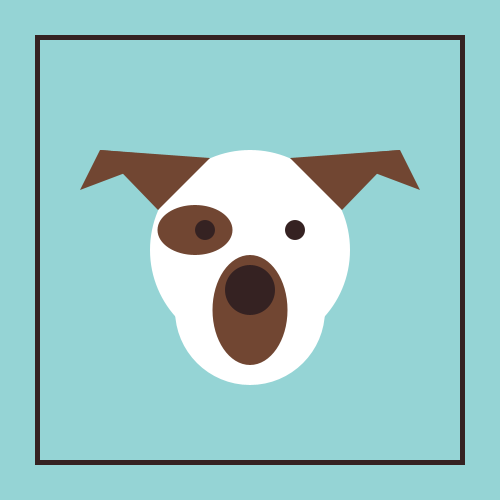
Frame 1 (no input)
Frame 60 (the mouse pressed at the canvas centre just before this capture): identical to frame 1, image omitted
Frame 120 (the mouse held since frame 60 and released just before this capture): identical to frame 1, image omitted

The Processing sketch that drew this single still picture (run headless with seeded random() and noise(); from frame 60 on, the mouse is pressed at the canvas centre):

// Processing sketch: live_coding_day_1_Champion_Variables
// ── live_coding_day_1_Champion_Variables.pde

// bootcamp 2015 Day 1 Live Coding Project
// created by Lucy Bonner! Yay!
// Part Two: Champion with Variables!

color lightBrown, darkBrown, blue;

int middleX, middleY;

void setup() {
  
  size(500, 500);
  
  middleX = width/2;
  middleY = height/2;
  
  lightBrown = color(113, 70, 50);
  darkBrown = color(53, 34, 34);
  blue = color(149, 212, 213);
  
  smooth();
  
}

void draw() {
  
  background(blue);
  
  // 7. frame
  
  rectMode(CENTER);
  stroke(darkBrown);
  strokeWeight(5);
  noFill();
  rect(middleX, middleY, 425, 425);
  
  
  // 1.head
  
  noStroke();
  fill(255);
  ellipse(middleX, middleY, 200, 200); //head
  ellipse(middleX, middleY+60, 150, 150); //muzzle
  
  // draw this part after the eyes and nose
  // it has to come before them so that it is underneath, but
  // it will make more sense to add it into the code after eyes and nose are drawn
  // 4.EYE SPOT! NOSE SPOT! (ellipses)
  
  fill(lightBrown);
  ellipse(middleX-55, middleY-20, 75, 50); //eye spot
  ellipse(middleX, middleY+60, 75, 110); //nose spot
  
  // 2.draw his eyes out of circles
  
  fill(darkBrown); //dark brown
  ellipse(middleX-45, middleY-20, 20, 20); //left eye
  ellipse(middleX+45, middleY-20, 20, 20); //right eye
  
  // 3.draw his nose: also a circle! 
  
  ellipse(middleX, middleY+40, 50, 50);
  
  // 5. draw ears out of triangles
  
  fill(lightBrown);
  triangle(middleX-92, middleY-40, middleX-40, middleY-92, middleX-150, middleY-100); // left ear
  triangle(middleX+92, middleY-40, middleX+40, middleY-92, middleX+150, middleY-100); // right ear
  
  // 6.draw the folded-over part of his ears
  
  triangle(middleX-150, middleY-100, middleX-80, middleY-94, middleX-170, middleY-60); //left ear fold
  triangle(middleX+150, middleY-100, middleX+80, middleY-94, middleX+170, middleY-60); //right ear fold
  
  
}
